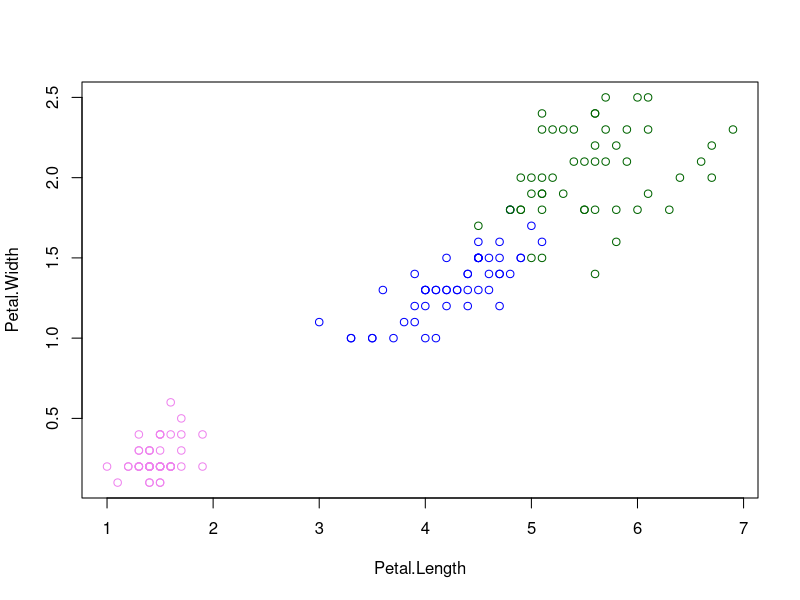

Here is the R script that generated this plot:

# -----------------------------------------------------------------------------
# Title: Extras and repetition

# Description: This script contains answers to questions asked during the 
#  course and the repetition at the beginning of the second course day.
#  1) Extras
#  2) Repetition

# Author: Simon Knüsel

# Date: 2019-09-30
# -----------------------------------------------------------------------------


# Prepare workspace --------------------

# Set working directory
#setwd("/Users/Desktop/R_Basic_Introduction/")
#rm(list = ls())

# Load packages
library(dplyr)


# Load data --------------------
data(iris)


# 1) Extras --------------------

# Convert column names to lower case and replace points (.) with 
# underscores (_) by hand
iris1 <- iris
colnames(iris1)
colnames(iris1) <- c("sepal_length", "sepal_width", "petal_length", 
                    "petal_width", "species")
head(iris1)

# Convert column names automatically
iris2 <- iris
# Convert to lower case
colnames(iris2) <- tolower(colnames(iris2))
colnames(iris2)
?tolower
# Replace dots (.) with underscores (_)
colnames(iris2) <- gsub("\\.", "_", colnames(iris2))
head(iris2)
?gsub # this is an advanced function

identical(iris1, iris2)


# Define colors by group (specify a custom color palette)
palette(c("violet", "blue", "darkgreen"))
plot(data = iris, Petal.Width ~ Petal.Length, type = "p", col = Species)


# Data upload with missing data coded as some value (e.g. -99999)
setwd("~/Introduction_to_R") # set working directory to course folder

# using "na.strings = " converts the provided values to NA during the upload
tree_growth <- read.csv(file = "01_Data/tree_growth_data.csv", 
                        na.strings = "-99999")



# 2) Repetition --------------------


# Vectors ------
vec1 <- c("Bern", "Zurich", "Basel", "Geneva")
class(vec1)

vec3 <- c(2, 3, 4, 5)
class(vec3)
vec3 <- as.character(vec3)
class(vec3)

vec2 <- c(TRUE, FALSE, TRUE, TRUE)
class(vec2)
sum(vec2) # In calculations TRUE = 1 and FALSE = 0

class(iris$Species)


# Data frames ------

# Set working directory
getwd() # get current working directory
setwd("path_to_your_working_directory")

# Load a .csv file
tree_growth <- read.csv(file = "01_Data/tree_growth_data.csv")
head(tree_growth)
str(tree_growth)


# Data manipulation ------

#install.packages("dplyr")
library(dplyr)

# Add or change a column
iris3 <- mutate(iris1, genus = "Iris")

# Filter rows by condition
iris6 <- filter(iris1, species %in% c("setosa", "virginica"))
iris6$species

# OR Alt + 7 |
iris4 <- filter(iris1, sepal_length > 6 | sepal_length < 5) # multiple conditions OR = |

# Select columns
iris5 <- select(iris1, sepal_length, petal_length)
dim(iris5) # dimensions of the data frame (number of rows, number of columns)

# Sort columns
iris6 <- arrange(iris1, -petal_length) # sort descending (with "-" in fron of column name)
iris6$petal_length

# Summarise data
iris7 <- summarise(iris1, mean = mean(petal_length))
iris7

# Grouped summarise
iris_grouped <- group_by(iris1, species)
mean_petal_length <- summarise(iris_grouped, mean = mean(petal_length))
mean_petal_length

# Piping
iris_dplyr <- iris1 %>% 
  mutate(genus = "Iris") %>% 
  filter(sepal_length >= 4.9)

# check if the code did what you expected
head(iris_dplyr)
min(iris_dplyr$sepal_length)

